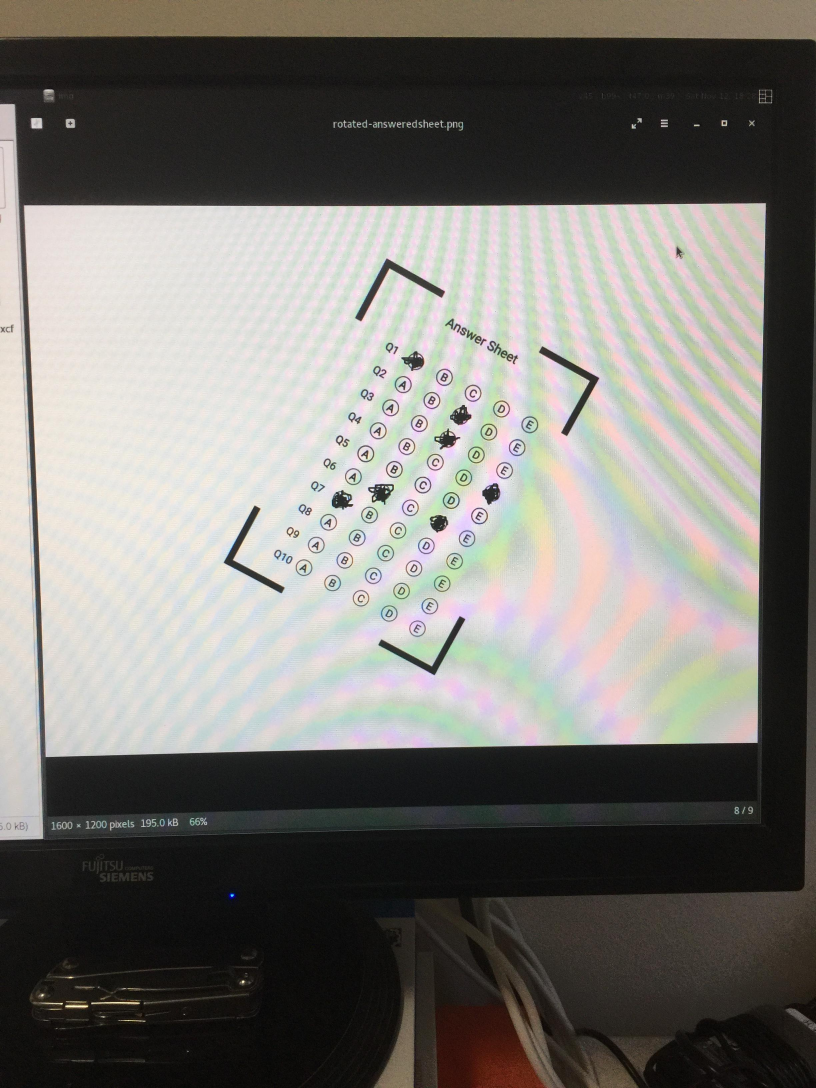
#> input picture resources/omr-imgs/answered-sheet-photo.jpg, 2448 x 3264 px (shown at 1/3 size)
$ python omr.py   (older library calls are emulated)
#> lines starting #> are read from the running program, lines starting #| are printed output that depends on the picture; after the words box and inside, x2 and y2 are one past the last pixel; in counts of white or black regions, pixels touching at a corner belong together
import argparse
import cv2
import math
import numpy as np

DETECT_CORNER_POINT = 1
DETECT_INNER_BOX = 2

CORNER_FEATS = (
    0.322965313273202,
    0.19188334690998524,
    1.1514327482234812,
    0.998754685666376,
)

CORNER_FEATS_MINE = (
    0.6369426751592356,
    0.43383947939262474,
    1.1091556449705795,
    0.9675487306284019,
    24.057142857142857,
    21.25,
    1.25,
)

BOX_SEPERATION_FEATURE = (
    0.562893900723996,
    0.5332050522991908,
    1.0201561929985838,
    1.0070849282278802,
    3.2564935064935066,
    29.41176470588235,
    9.058823529411764
)

TRANSF_SIZE = 1024


def get_convex_hull(contour):
    return cv2.convexHull(contour)


def get_contour_area_by_hull_area(contour):
    return (cv2.contourArea(contour) /
            cv2.contourArea(get_convex_hull(contour)))


def get_contour_area_by_bounding_box_area(contour):
    return (cv2.contourArea(contour) /
            cv2.contourArea(get_bounding_rect(contour)))


def get_contour_perim_by_hull_perim(contour):
    return (cv2.arcLength(contour, True) /
            cv2.arcLength(get_convex_hull(contour), True))


def get_contour_perim_by_bounding_box_perim(contour):
    return (cv2.arcLength(contour, True) /
            cv2.arcLength(get_bounding_rect(contour), True))


def get_full_height_by_contour_height(contour, full_height):
    (x, y, w, h) = cv2.boundingRect(contour)
    return full_height / float(h)


def get_full_width_by_contour_width(contour, full_width):
    (x, y, w, h) = cv2.boundingRect(contour)
    return full_width / float(w)


def get_bounding_rect_aspect_ratio(contour):
    (x, y, w, h) = cv2.boundingRect(contour)
    return h / float(w)


# [35 lines left out: functions get_features_for_box_separation, get_features, get_bounding_rect, not called in this run]


def get_top_left_corner(contour):
    (x, y, w, h) = cv2.boundingRect(contour)
    return x, y


# [10 lines left out: functions features_distance, features_distance_for_box, not called in this run]


# Default mutable arguments should be harmless here
def draw_point(point, img, radius=5, color=(0, 0, 255)):
    cv2.circle(img, tuple(point), radius, color, -1)


# [5 lines left out: function get_centroid, not called in this run]


def normalize(im):
    return cv2.normalize(im, np.zeros(im.shape), 0, 255, norm_type=cv2.NORM_MINMAX)


def get_approx_contour(contour, tol=.01):
    """Get rid of 'useless' points in the contour"""
    epsilon = tol * cv2.arcLength(contour, True)
    return cv2.approxPolyDP(contour, epsilon, True)


def get_contours(image_gray):
    im2, contours, hierarchy = cv2.findContours(
        image_gray, cv2.RETR_TREE, cv2.CHAIN_APPROX_SIMPLE)

    return [get_approx_contour(cnt) for cnt in contours]
    # return map(get_approx_contour, contours)


# [154 lines left out: functions get_corners, get_separator_boxes, order_points, get_outmost_points_old, get_convex_hull_points, get_outmost_points and 3 more, not called in this run]


def get_answers(source_file):
    """Run the full pipeline:
        - Load image
        - Convert to grayscale
        - Filter out high frequencies with a Gaussian kernel
        - Apply threshold
        - Find contours
        - Find corners among all contours
        - Find 'outmost' points of all corners
        - Apply perpsective transform to get a bird's eye view
        - Scan each line for the marked answer
    """

    im_orig = cv2.imread(source_file)
#> im_orig is the input picture: shape (3264, 2448, 3); mean B, G, R 114.4, 119.2, 121.4

    blurred = cv2.GaussianBlur(im_orig, (11, 11), 10)

    im = normalize(cv2.cvtColor(blurred, cv2.COLOR_BGR2GRAY))
#> in normalize, `return cv2.normalize(im, np.zeros(im.shape), 0, 255, norm_type=cv2.NOR..`:
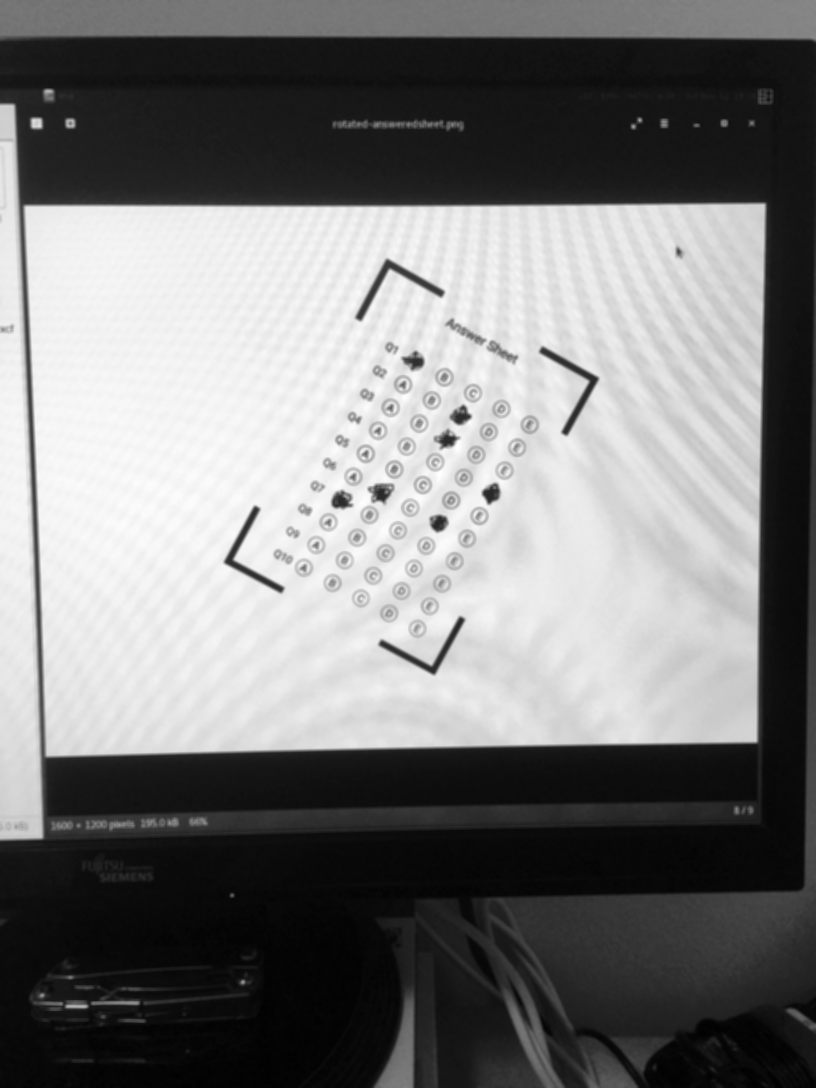
#> returned value: shape (3264, 2448) (shown at 1/3 size); min 0, max 255, mean 122.4

    ret, im = cv2.threshold(im, 127, 255, cv2.THRESH_BINARY)
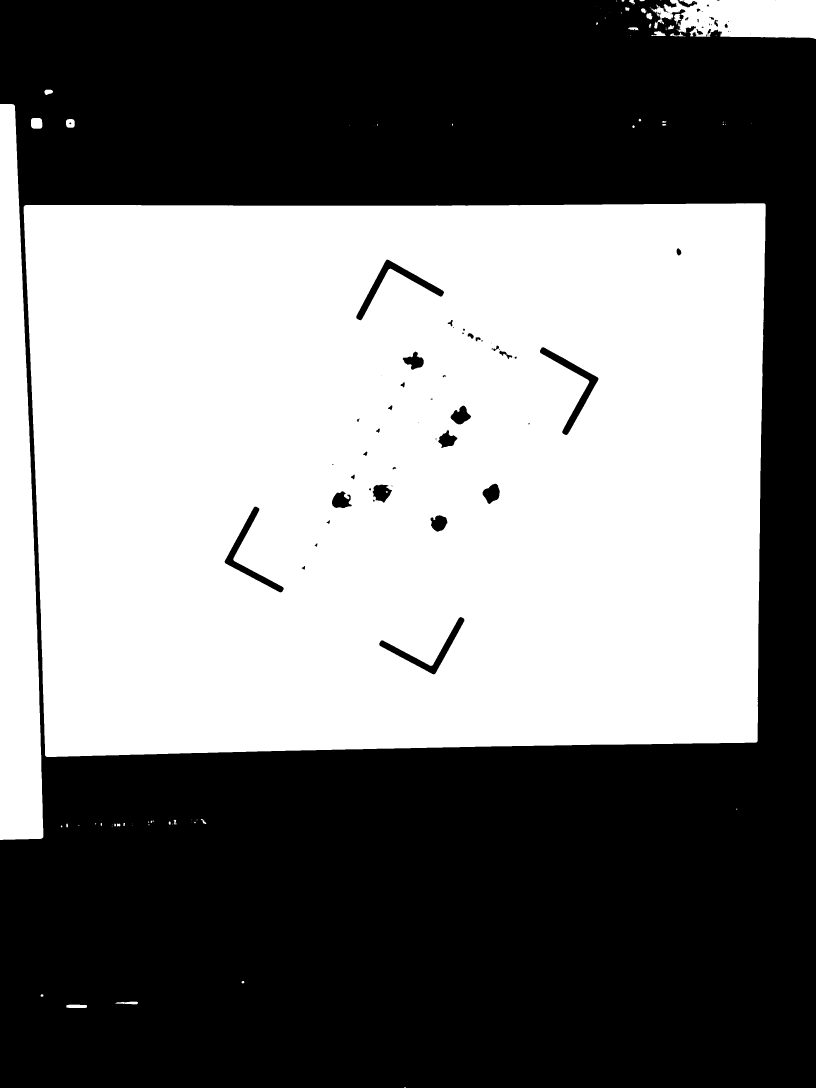
#> im: shape (3264, 2448) (shown at 1/3 size); 47.1% white; 85 white regions (46 under 20 px)

    contours = get_contours(im)
#> in get_contours, `im2, contours, hierarchy = cv2.findContours( image_gray, cv2.RETR_TREE..`: contours = 164 contours, 82 with area under 20; largest, box (x1, y1, x2, y2) and area: (71, 610, 2297, 2271) 3549812, (0, 312, 130, 2520) 198211, (1952, 0, 2448, 117) 44878, (1619, 1041, 1796, 1306) 7754, (1068, 778, 1333, 962) 7692
#> contours = 164 contours, 82 with area under 20; largest, box (x1, y1, x2, y2) and area: (73, 612, 2296, 2268) 3554358, (0, 312, 122, 2520) 133524, (1952, 0, 2448, 117) 42222, (1068, 778, 1333, 958) 7127, (1622, 1041, 1796, 1306) 7098
#> (the run stopped early here; a loop or call above may not have finished)
